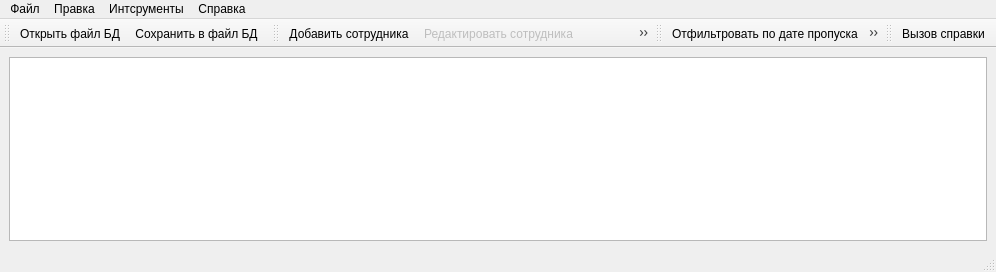
<?xml version="1.0" encoding="UTF-8"?>
<ui version="4.0">
 <class>MainWindow</class>
 <widget class="QMainWindow" name="MainWindow">
  <property name="geometry">
   <rect>
    <x>0</x>
    <y>0</y>
    <width>996</width>
    <height>272</height>
   </rect>
  </property>
  <property name="windowTitle">
   <string>MainWindow</string>
  </property>
  <widget class="QWidget" name="centralwidget">
   <layout class="QVBoxLayout" name="verticalLayout">
    <item>
     <widget class="QTableView" name="tableView"/>
    </item>
   </layout>
  </widget>
  <widget class="QMenuBar" name="menubar">
   <property name="geometry">
    <rect>
     <x>0</x>
     <y>0</y>
     <width>996</width>
     <height>20</height>
    </rect>
   </property>
   <widget class="QMenu" name="menu">
    <property name="title">
     <string>Файл</string>
    </property>
    <addaction name="open"/>
    <addaction name="save"/>
    <addaction name="saveAs"/>
    <addaction name="separator"/>
    <addaction name="quit"/>
   </widget>
   <widget class="QMenu" name="menu_2">
    <property name="title">
     <string>Правка</string>
    </property>
    <addaction name="addEmloyee"/>
    <addaction name="changeEmployee"/>
    <addaction name="deleteEmployee"/>
   </widget>
   <widget class="QMenu" name="menu_3">
    <property name="title">
     <string>Интсрументы</string>
    </property>
    <addaction name="filterPass"/>
    <addaction name="filterMed"/>
    <addaction name="filterClouthes"/>
    <addaction name="filterVacation"/>
    <addaction name="filterReset"/>
    <addaction name="separator"/>
    <addaction name="newDatabase"/>
    <addaction name="addTable"/>
    <addaction name="separator"/>
    <addaction name="Settings"/>
   </widget>
   <widget class="QMenu" name="menu_4">
    <property name="title">
     <string>Справка</string>
    </property>
    <addaction name="help"/>
    <addaction name="about"/>
   </widget>
   <addaction name="menu"/>
   <addaction name="menu_2"/>
   <addaction name="menu_3"/>
   <addaction name="menu_4"/>
  </widget>
  <widget class="QStatusBar" name="statusbar"/>
  <widget class="QToolBar" name="toolBarFile">
   <property name="windowTitle">
    <string>toolBar</string>
   </property>
   <attribute name="toolBarArea">
    <enum>TopToolBarArea</enum>
   </attribute>
   <attribute name="toolBarBreak">
    <bool>false</bool>
   </attribute>
   <addaction name="open"/>
   <addaction name="saveAs"/>
  </widget>
  <widget class="QToolBar" name="toolBarEdit">
   <property name="windowTitle">
    <string>toolBar</string>
   </property>
   <attribute name="toolBarArea">
    <enum>TopToolBarArea</enum>
   </attribute>
   <attribute name="toolBarBreak">
    <bool>false</bool>
   </attribute>
   <addaction name="addEmloyee"/>
   <addaction name="changeEmployee"/>
   <addaction name="deleteEmployee"/>
  </widget>
  <widget class="QToolBar" name="toolBarInstrument">
   <property name="windowTitle">
    <string>toolBar</string>
   </property>
   <attribute name="toolBarArea">
    <enum>TopToolBarArea</enum>
   </attribute>
   <attribute name="toolBarBreak">
    <bool>false</bool>
   </attribute>
   <addaction name="filterPass"/>
   <addaction name="filterMed"/>
   <addaction name="filterClouthes"/>
   <addaction name="filterVacation"/>
   <addaction name="filterReset"/>
   <addaction name="separator"/>
   <addaction name="Settings"/>
  </widget>
  <widget class="QToolBar" name="toolBarHelp">
   <property name="windowTitle">
    <string>toolBar</string>
   </property>
   <attribute name="toolBarArea">
    <enum>TopToolBarArea</enum>
   </attribute>
   <attribute name="toolBarBreak">
    <bool>false</bool>
   </attribute>
   <addaction name="help"/>
  </widget>
  <action name="open">
   <property name="icon">
    <iconset resource="resources.qrc">
     <normaloff>:/resource/img/file/open.png</normaloff>:/resource/img/file/open.png</iconset>
   </property>
   <property name="text">
    <string>Открыть файл БД</string>
   </property>
   <property name="shortcut">
    <string>Ctrl+O</string>
   </property>
  </action>
  <action name="save">
   <property name="enabled">
    <bool>false</bool>
   </property>
   <property name="icon">
    <iconset resource="resources.qrc">
     <normaloff>:/resource/img/file/save.png</normaloff>:/resource/img/file/save.png</iconset>
   </property>
   <property name="text">
    <string>Сохранить изменения</string>
   </property>
   <property name="shortcut">
    <string>Ctrl+S</string>
   </property>
  </action>
  <action name="addEmloyee">
   <property name="icon">
    <iconset resource="resources.qrc">
     <normaloff>:/resource/img/edit/user+.png</normaloff>:/resource/img/edit/user+.png</iconset>
   </property>
   <property name="text">
    <string>Добавить сотрудника</string>
   </property>
  </action>
  <action name="quit">
   <property name="icon">
    <iconset resource="resources.qrc">
     <normaloff>:/resource/img/file/power-off.png</normaloff>:/resource/img/file/power-off.png</iconset>
   </property>
   <property name="text">
    <string>Выход</string>
   </property>
  </action>
  <action name="addTable">
   <property name="icon">
    <iconset resource="resources.qrc">
     <normaloff>:/resource/img/insrument/database-table-add.png</normaloff>:/resource/img/insrument/database-table-add.png</iconset>
   </property>
   <property name="text">
    <string>Создать таблицу сотрудников</string>
   </property>
  </action>
  <action name="changeEmployee">
   <property name="enabled">
    <bool>false</bool>
   </property>
   <property name="icon">
    <iconset resource="resources.qrc">
     <normaloff>:/resource/img/edit/change.png</normaloff>:/resource/img/edit/change.png</iconset>
   </property>
   <property name="text">
    <string>Редактировать сотрудника</string>
   </property>
  </action>
  <action name="deleteEmployee">
   <property name="enabled">
    <bool>false</bool>
   </property>
   <property name="icon">
    <iconset resource="resources.qrc">
     <normaloff>:/resource/img/edit/user-.png</normaloff>:/resource/img/edit/user-.png</iconset>
   </property>
   <property name="text">
    <string>Удалить сотрудника</string>
   </property>
  </action>
  <action name="saveAs">
   <property name="icon">
    <iconset resource="resources.qrc">
     <normaloff>:/resource/img/file/save_as.png</normaloff>:/resource/img/file/save_as.png</iconset>
   </property>
   <property name="text">
    <string>Сохранить в файл БД</string>
   </property>
  </action>
  <action name="filterPass">
   <property name="icon">
    <iconset resource="resources.qrc">
     <normaloff>:/resource/img/insrument/pass.png</normaloff>:/resource/img/insrument/pass.png</iconset>
   </property>
   <property name="text">
    <string>Отфильтровать по дате пропуска</string>
   </property>
  </action>
  <action name="filterMed">
   <property name="enabled">
    <bool>false</bool>
   </property>
   <property name="icon">
    <iconset resource="resources.qrc">
     <normaloff>:/resource/img/insrument/+.png</normaloff>:/resource/img/insrument/+.png</iconset>
   </property>
   <property name="text">
    <string>Отфильтровать по дате медосмотра</string>
   </property>
  </action>
  <action name="filterClouthes">
   <property name="enabled">
    <bool>false</bool>
   </property>
   <property name="icon">
    <iconset resource="resources.qrc">
     <normaloff>:/resource/img/insrument/clothes.png</normaloff>:/resource/img/insrument/clothes.png</iconset>
   </property>
   <property name="text">
    <string>Отфильтровать по дате выдачи спецодежды</string>
   </property>
  </action>
  <action name="filterVacation">
   <property name="enabled">
    <bool>false</bool>
   </property>
   <property name="icon">
    <iconset resource="resources.qrc">
     <normaloff>:/resource/img/insrument/vacation.png</normaloff>:/resource/img/insrument/vacation.png</iconset>
   </property>
   <property name="text">
    <string>Отфильтровать оп дате отпуска</string>
   </property>
  </action>
  <action name="Settings">
   <property name="icon">
    <iconset resource="resources.qrc">
     <normaloff>:/resource/img/insrument/settings.png</normaloff>:/resource/img/insrument/settings.png</iconset>
   </property>
   <property name="text">
    <string>Прарметры...</string>
   </property>
  </action>
  <action name="help">
   <property name="icon">
    <iconset resource="resources.qrc">
     <normaloff>:/resource/img/help/book.png</normaloff>:/resource/img/help/book.png</iconset>
   </property>
   <property name="text">
    <string>Вызов справки</string>
   </property>
  </action>
  <action name="about">
   <property name="icon">
    <iconset resource="resources.qrc">
     <normaloff>:/resource/img/help/about.png</normaloff>:/resource/img/help/about.png</iconset>
   </property>
   <property name="text">
    <string>О программе...</string>
   </property>
  </action>
  <action name="newDatabase">
   <property name="icon">
    <iconset resource="resources.qrc">
     <normaloff>:/resource/img/file/new.png</normaloff>:/resource/img/file/new.png</iconset>
   </property>
   <property name="text">
    <string>Создать базу данных сотрудников</string>
   </property>
  </action>
  <action name="filterReset">
   <property name="icon">
    <iconset resource="resources.qrc">
     <normaloff>:/resource/img/insrument/no-filter.png</normaloff>:/resource/img/insrument/no-filter.png</iconset>
   </property>
   <property name="text">
    <string>Сбросить фильтр</string>
   </property>
  </action>
 </widget>
 <resources>
  <include location="resources.qrc"/>
 </resources>
 <connections/>
</ui>
